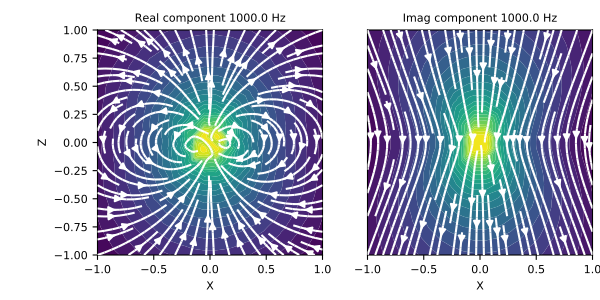

This chart was generated by the following Python code:
# Here, we define an z-oriented magnetic dipole and plot the magnetic field
# on the xz-plane that intercepts y=0.

from geoana.em.fdem import MagneticDipoleWholeSpace
from geoana.utils import ndgrid
from geoana.plotting_utils import plot2Ddata
import numpy as np
import matplotlib.pyplot as plt

# Let us begin by defining the electric current dipole.

frequency = np.logspace(1, 3, 3)
location = np.r_[0., 0., 0.]
orientation = np.r_[0., 0., 1.]
moment = 1.
sigma = 1.0
simulation = MagneticDipoleWholeSpace(
    frequency, location=location, orientation=orientation,
    moment=moment, sigma=sigma
)

# Now we create a set of gridded locations and compute the magnetic field.

xyz = ndgrid(np.linspace(-1, 1, 20), np.array([0]), np.linspace(-1, 1, 20))
H = simulation.magnetic_field(xyz)

# Finally, we plot the real and imaginary components of the magnetic field.

f_ind = 2
fig = plt.figure(figsize=(6, 3))
ax1 = fig.add_axes([0.15, 0.15, 0.40, 0.75])
plot2Ddata(
    xyz[:, 0::2], np.real(H[f_ind, :, 0::2]), vec=True, ax=ax1, scale='log', ncontour=25
)
ax1.set_xlabel('X')
ax1.set_ylabel('Z')
ax1.autoscale(tight=True)
ax1.set_title('Real component {} Hz'.format(frequency[f_ind]))
ax2 = fig.add_axes([0.6, 0.15, 0.40, 0.75])
plot2Ddata(
    xyz[:, 0::2], np.imag(H[f_ind, :, 0::2]), vec=True, ax=ax2, scale='log', ncontour=25
)
ax2.set_xlabel('X')
ax2.set_yticks([])
ax2.autoscale(tight=True)
ax2.set_title('Imag component {} Hz'.format(frequency[f_ind]))
